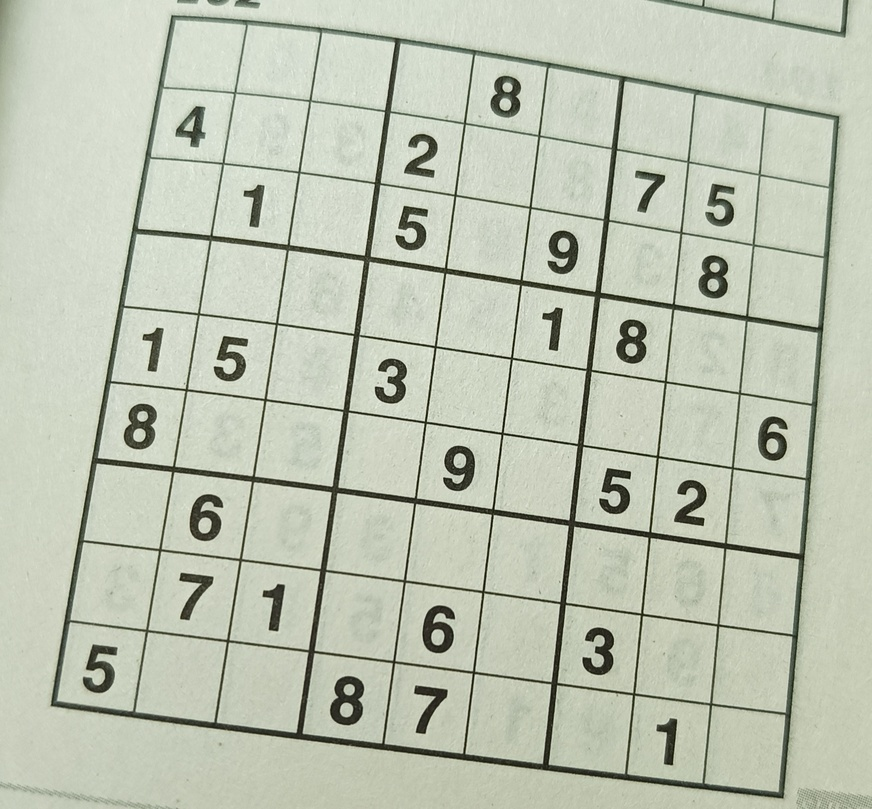
#> input picture Week3/sudoku1.jpg, 872 x 809 px, shrunk from 1830 x 1699 before the run
$ jupyter execute 'Puzzle Extraction.ipynb'
#> lines starting #> are read from the running program, lines starting #| are printed output that depends on the picture; after the words box and inside, x2 and y2 are one past the last pixel; in counts of white or black regions, pixels touching at a corner belong together
[cell 1]
from matplotlib import pyplot as plt
import cv2 as cv
import numpy as np
import imutils
from math import floor

[cell 2]
def imshow(img, st='Untitled Image'):
    img = cv.cvtColor(img, cv.COLOR_BGR2RGB)
    plt.imshow(img)
    plt.title(st)
    plt.show()

[cell 3]
def order_points(pts):
	rect = np.zeros((4, 2), dtype = "float32")
	s = pts.sum(axis = 1)
	rect[0] = pts[np.argmin(s)]
	rect[2] = pts[np.argmax(s)]
	diff = np.diff(pts, axis = 1)
	rect[1] = pts[np.argmin(diff)]
	rect[3] = pts[np.argmax(diff)]
	return rect

[cell 4]
def four_point_transform(image, pts):
	rect = order_points(pts)
	(tl, tr, br, bl) = rect
	widthA = np.sqrt(((br[0] - bl[0]) ** 2) + ((br[1] - bl[1]) ** 2))
	widthB = np.sqrt(((tr[0] - tl[0]) ** 2) + ((tr[1] - tl[1]) ** 2))
	maxWidth = max(int(widthA), int(widthB))
	heightA = np.sqrt(((tr[0] - br[0]) ** 2) + ((tr[1] - br[1]) ** 2))
	heightB = np.sqrt(((tl[0] - bl[0]) ** 2) + ((tl[1] - bl[1]) ** 2))
	maxHeight = max(int(heightA), int(heightB))
	dst = np.array([
		[0, 0],
		[maxWidth - 1, 0],
		[maxWidth - 1, maxHeight - 1],
		[0, maxHeight - 1]], dtype = "float32")
	M = cv.getPerspectiveTransform(rect, dst)
	warped = cv.warpPerspective(image, M, (maxWidth, maxHeight))
	return warped

[cell 5]
img = cv.imread('sudoku1.jpg')
#> img is the input picture: shape (809, 872, 3); mean B, G, R 178.5, 195.7, 189.5
imshow(img)

[cell 6]
img_gray = cv.cvtColor(img, cv.COLOR_BGR2GRAY)
imshow(img_gray)

[cell 7]
img_clean = cv.adaptiveThreshold(img_gray,255,cv.ADAPTIVE_THRESH_GAUSSIAN_C,\
            cv.THRESH_BINARY,11,2)
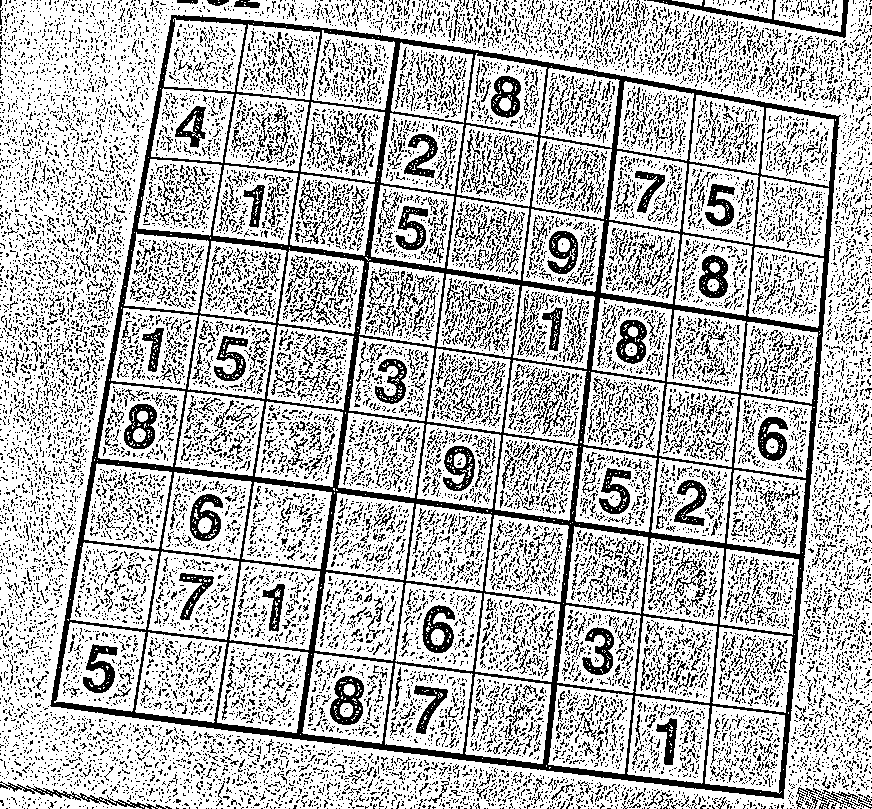
#> img_clean: shape (809, 872); 72.1% white; black in thin lines or dots
ret, img_clean = cv.threshold(img_gray, 130, 255, cv.THRESH_BINARY)
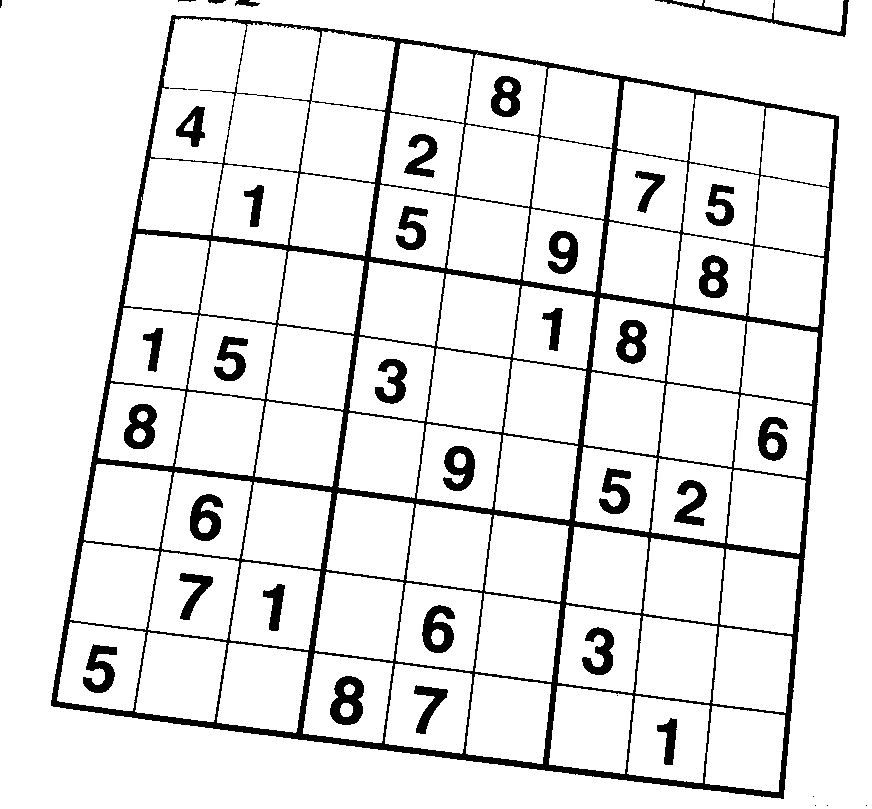
#> img_clean: shape (809, 872); 90.4% white; 41 black regions (8 under 20 px), largest, box (x1, y1, x2, y2) and area: (51, 15, 839, 799) 45809, (330, 676, 364, 725) 1053, (422, 605, 455, 653) 951
imshow(img_clean)

[cell 8]
dummy = img.copy()
area = dummy.shape[0]*dummy.shape[1]
cnt, heirarchy = cv.findContours(img_clean, cv.RETR_TREE, cv.CHAIN_APPROX_SIMPLE)
#> cnt = 143 contours, 11 with area under 20; largest, box (x1, y1, x2, y2) and area: (0, 0, 872, 809) 699866, (50, 14, 840, 800) 498536, (225, 23, 320, 172) 10240, (301, 31, 395, 182) 10220, (151, 18, 246, 163) 9875
puzzle = None
for c in cnt:
    eps = 0.01*cv.arcLength(c, True)
    c = cv.approxPolyDP(c, eps, True)
    # cv.drawContours(dummy, [c], -1, (255, 0, 0), 100, cv.LINE_AA)
    if len(c) == 4 and cv.contourArea(c) < 0.90*area and cv.contourArea(c) > 0.10*area:
        puzzle = c
        print(cv.contourArea(c))
        break
#> this loop made 9 passes
#> (eps, puzzle) on pass 9: (29.4, [[172, 14], [839, 116], [783, 799], [50, 705]])
#> (printed output is left out)
if puzzle is not None:
    dummy = cv.drawContours(dummy, [puzzle], -1, (255, 0, 0), 3, cv.LINE_AA)
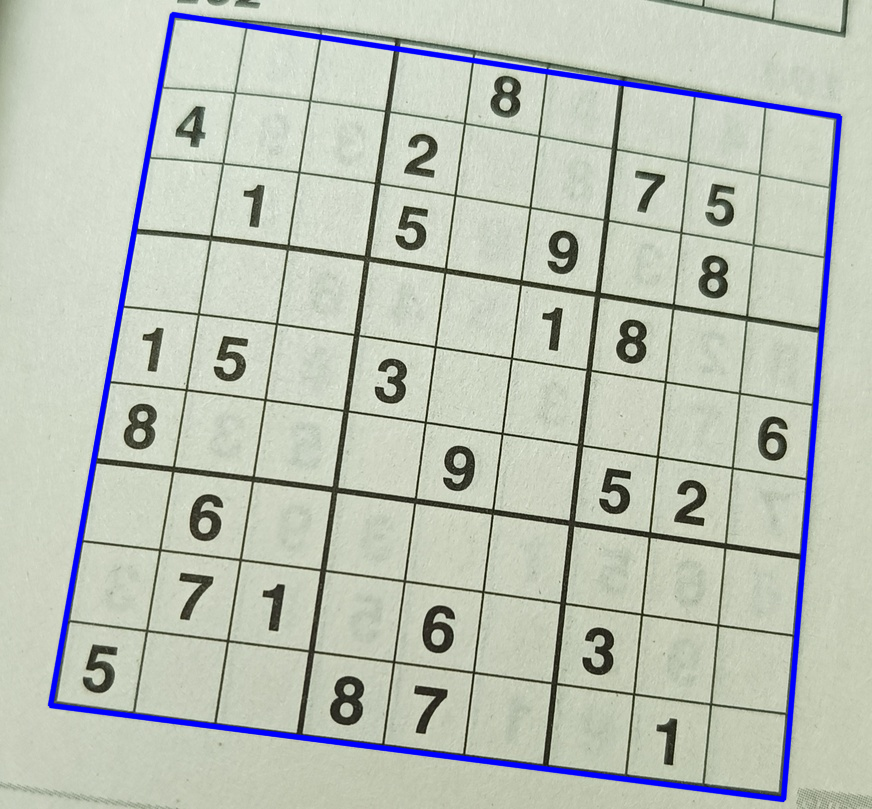
#> dummy: shape (809, 872, 3); 2.76% of pixels changed, all inside (x1, y1, x2, y2) = (47, 11, 843, 803)
else:
    raise Exception('Hello!!!!')

[cell 9]
imshow(dummy)

[cell 10]
puzz = four_point_transform(img, puzzle.reshape(4, 2))
#> in order_points, `s = pts.sum(axis = 1)`: s = [186, 955, 1582, 755]
#> in order_points, `diff = np.diff(pts, axis = 1)`: diff = [-158, -723, 16, 655]
#> in four_point_transform, `rect = order_points(pts)`: rect = [[172, 14], [839, 116], [783, 799], [50, 705]]
#> in four_point_transform, `(tl, tr, br, bl) = rect`: tl = [172, 14]; tr = [839, 116]; br = [783, 799]; bl = [50, 705]
#> in four_point_transform, `widthA = np.sqrt(((br[0] - bl[0]) ** 2) + ((br[1] - bl[1]) ** 2))`: widthA = 739
#> in four_point_transform, `widthB = np.sqrt(((tr[0] - tl[0]) ** 2) + ((tr[1] - tl[1]) ** 2))`: widthB = 674.8
#> in four_point_transform, `maxWidth = max(int(widthA), int(widthB))`: maxWidth = 739
#> in four_point_transform, `heightA = np.sqrt(((tr[0] - br[0]) ** 2) + ((tr[1] - br[1]) ** 2))`: heightA = 685.3
#> in four_point_transform, `heightB = np.sqrt(((tl[0] - bl[0]) ** 2) + ((tl[1] - bl[1]) ** 2))`: heightB = 701.7
#> in four_point_transform, `maxHeight = max(int(heightA), int(heightB))`: maxHeight = 701
#> in four_point_transform, `dst = np.array([ [0, 0], [maxWidth - 1, 0], [maxWidth - 1, maxHeight -..`: dst = [[0, 0], [738, 0], [738, 700], [0, 700]]
#> in four_point_transform, `M = cv.getPerspectiveTransform(rect, dst)`: M = [[1.04, 0.184, -182.2], [-0.164, 1.07, 13.21], [-5.44e-05, 0.000129, 1]]
#> in four_point_transform, `warped = cv.warpPerspective(image, M, (maxWidth, maxHeight))`:
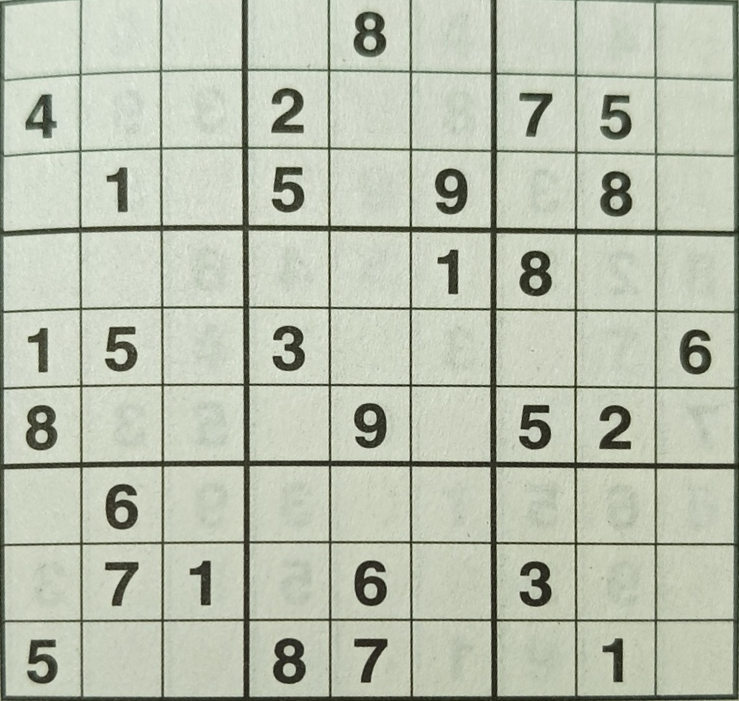
#> warped: shape (701, 739, 3); mean B, G, R 174.8, 191.9, 185.6

[cell 11]
imshow(puzz, 'Sudoku')

[cell 12]
height, width, ch = puzz.shape
height, width = height // 9, width // 9
cell0 = puzz[0:height, 0:width, :]
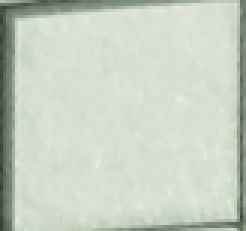
#> cell0: shape (77, 82, 3) (shown 3 times larger); mean B, G, R 194.4, 209.4, 200.5
cell0 = cell0[floor(height*0.1):floor(height*0.9), floor(width*0.1):floor(width*0.9), :]
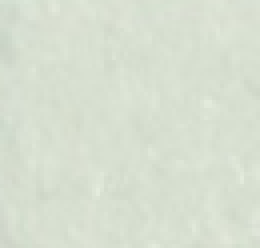
#> cell0: shape (62, 65, 3) (shown 4 times larger); mean B, G, R 208.6, 223.3, 215.5
cell1 = puzz[0:height, width:2*width, :]
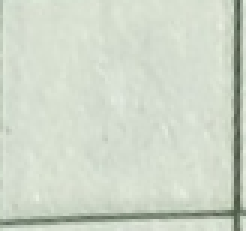
#> cell1: shape (77, 82, 3) (shown 3 times larger); mean B, G, R 200.9, 215.3, 206.9
cell1 = cell1[floor(height*0.1):floor(height*0.9), floor(width*0.1):floor(width*0.9), :]
#> cell1: shape (62, 65, 3)
cell0 = cv.cvtColor(cell0, cv.COLOR_BGR2GRAY)
#> cell0: shape (62, 65)
cell1 = cv.cvtColor(cell1, cv.COLOR_BGR2GRAY)
#> cell1: shape (62, 65)
ret, cell0 = cv.threshold(cell0, 100, 255, cv.THRESH_BINARY_INV)
#> cell0: shape (62, 65); every value is 0
ret, cell1 = cv.threshold(cell1, 100, 255, cv.THRESH_BINARY_INV)
imshow(cell0)
imshow(cell1)

$ run again, with Week3/sudoku2.jpg copied over Week3/sudoku1.jpg
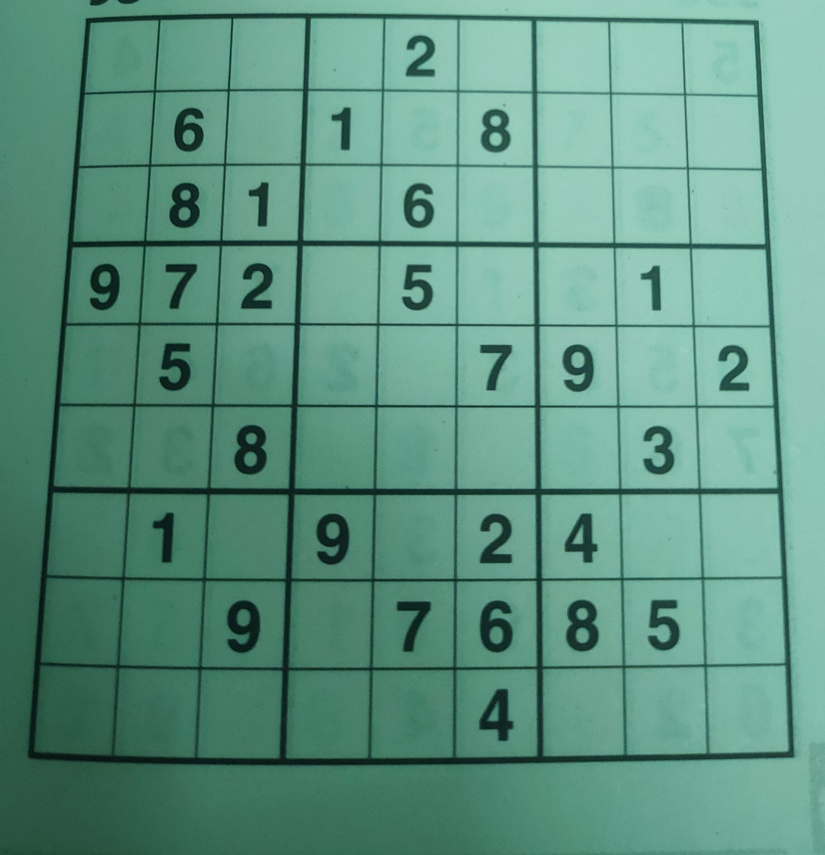
#> input picture Week3/sudoku2.jpg, 825 x 855 px, shrunk from 2045 x 2118 before the run
#> img is the input picture: shape (855, 825, 3); mean B, G, R 130.2, 148.2, 94.5
#> `img_clean = cv.adaptiveThreshold(img_gray,255,cv.ADAPTIVE_THRESH_GAUSS..`:
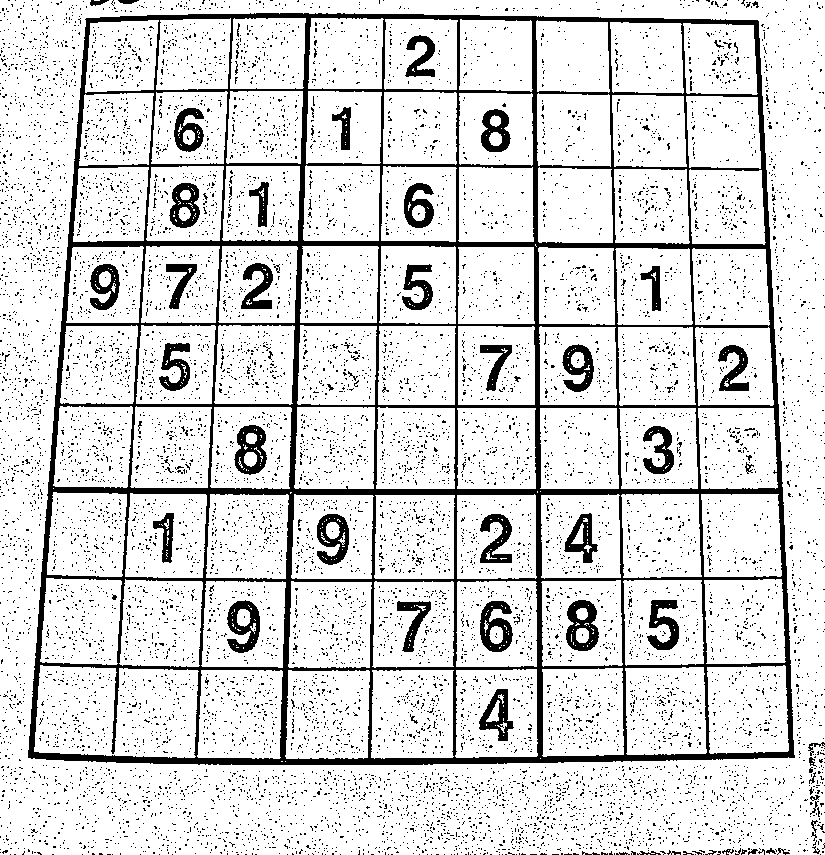
#> img_clean: shape (855, 825); 85.4% white; 11079 black regions (11010 under 20 px), largest, box (x1, y1, x2, y2) and area: (28, 13, 795, 765) 54701, (566, 600, 599, 651) 1006, (227, 600, 260, 653) 986
#> `ret, img_clean = cv.threshold(img_gray, 130, 255, cv.THRESH_BINARY)`:
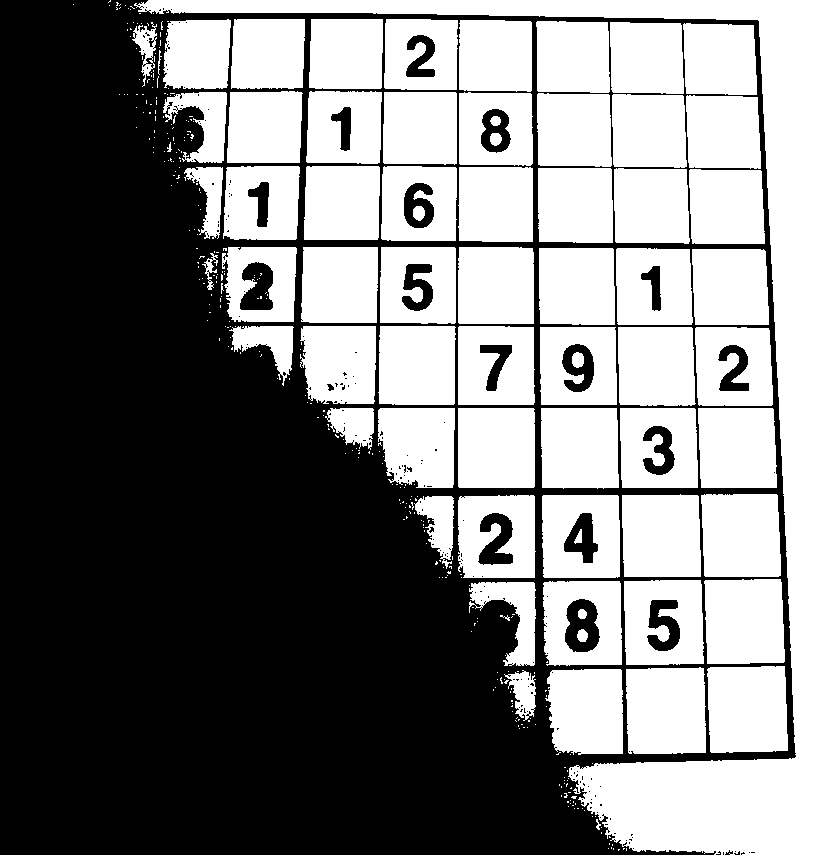
#> img_clean: shape (855, 825); 49.7% white; 376 white regions (305 under 20 px), largest, box (x1, y1, x2, y2) and area: (134, 0, 825, 855) 67019, (626, 667, 706, 754) 6676, (707, 666, 788, 753) 6658
#> img: shape (855, 825, 3); 49.7% white; 376 white regions (305 under 20 px)
#> cnt = 642 contours, 553 with area under 20; largest, box (x1, y1, x2, y2) and area: (134, 0, 825, 855) 65304, (626, 667, 706, 754) 6514, (707, 666, 788, 753) 6497, (624, 580, 704, 665) 6404, (704, 579, 785, 664) 6352
#> the loop `for c in cnt:` made 642 passes
#> (c, eps) on passes 1 to 3: ([[619, 849], [618, 849], [618, 850]], 0.0341), ([[626, 848], [626, 850]], 0.04), ([[624, 848], [623, 848], [623, 849]], 0.0341)

$ run again, with Week3/sudoku3.jpg copied over Week3/sudoku1.jpg
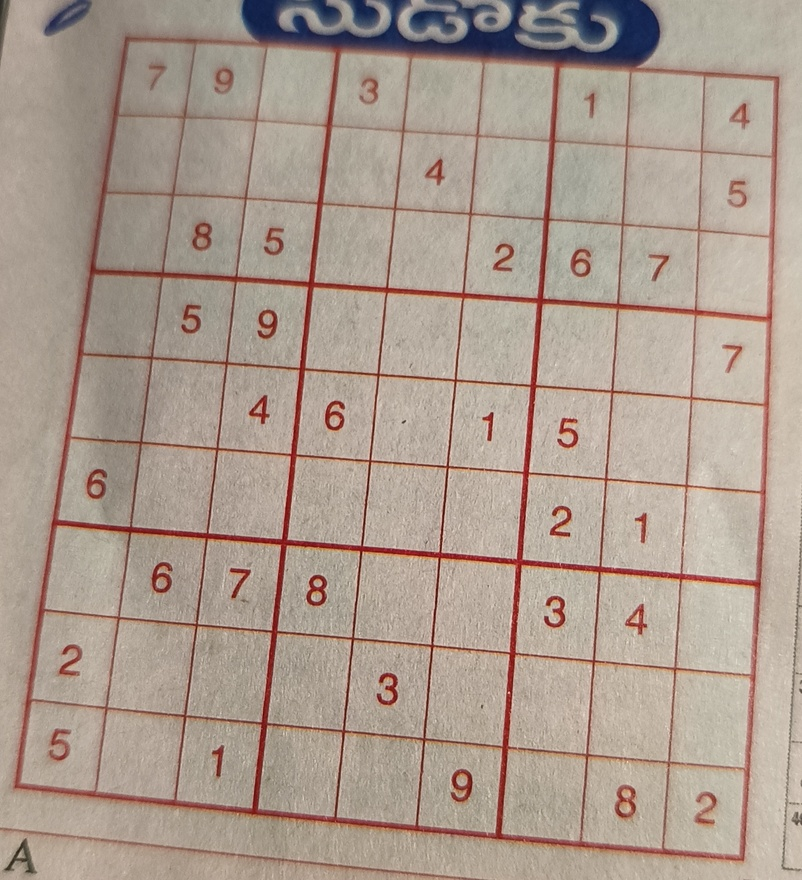
#> input picture Week3/sudoku3.jpg, 802 x 880 px, shrunk from 1830 x 2009 before the run
#> img is the input picture: shape (880, 802, 3); mean B, G, R 143.5, 155.6, 171.9
#> `img_clean = cv.adaptiveThreshold(img_gray,255,cv.ADAPTIVE_THRESH_GAUSS..`:
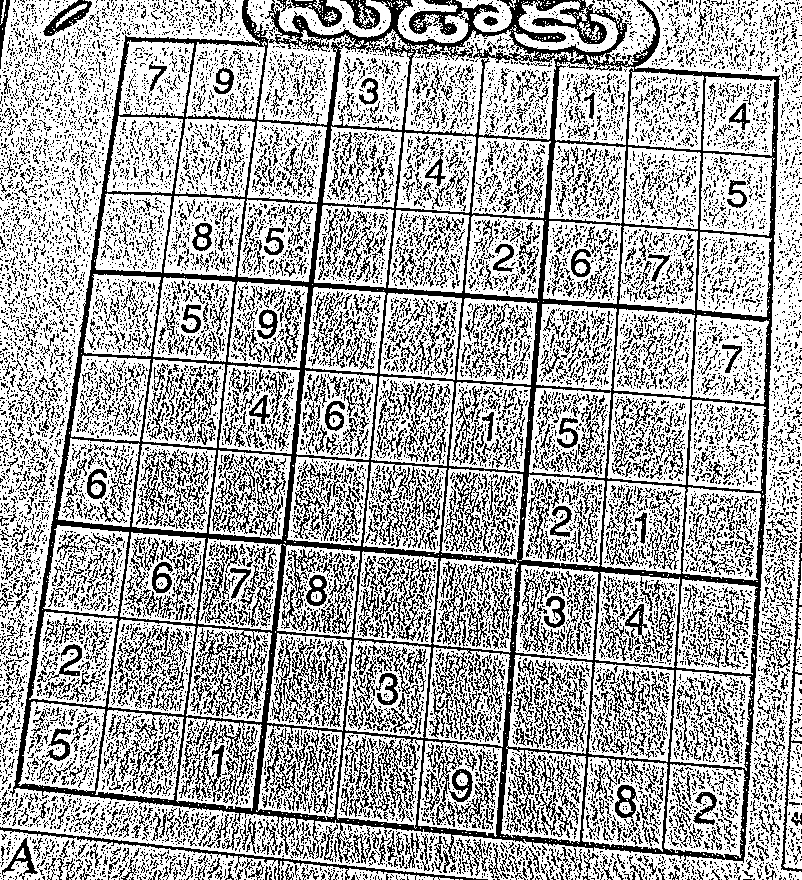
#> img_clean: shape (880, 802); 66.5% white; black in thin lines or dots
#> `ret, img_clean = cv.threshold(img_gray, 130, 255, cv.THRESH_BINARY)`:
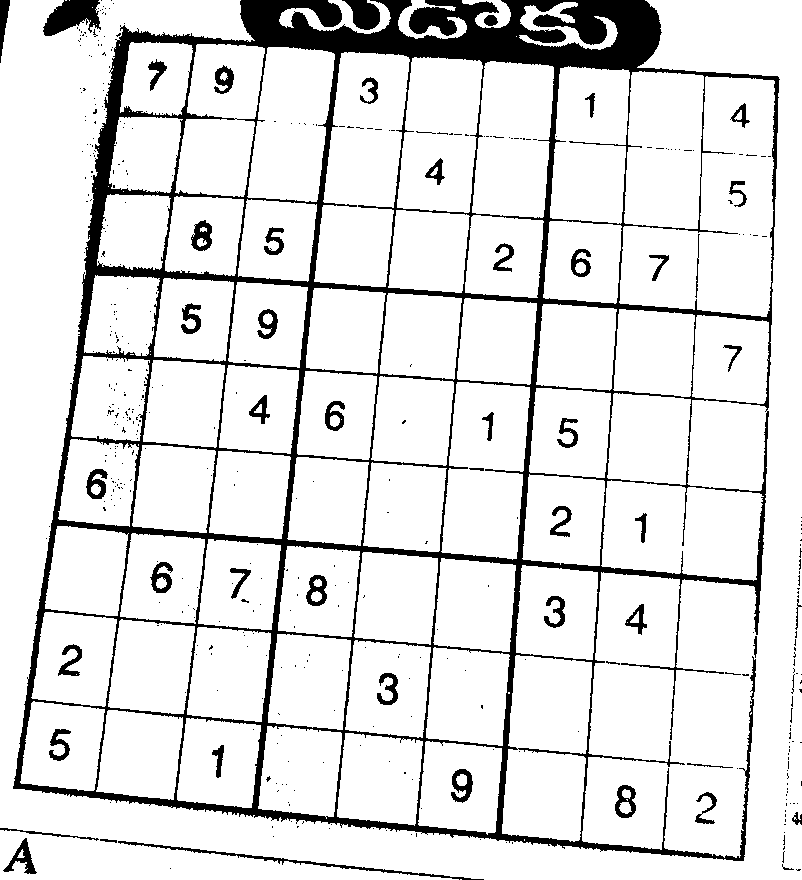
#> img_clean: shape (880, 802); 88.2% white; 462 black regions (409 under 20 px), largest, box (x1, y1, x2, y2) and area: (13, 0, 780, 861) 68753, (43, 0, 101, 36) 1328, (118, 841, 484, 880) 926
#> img: shape (880, 802, 3); 88.2% white; 462 black regions (409 under 20 px)
#> cnt = 649 contours, 506 with area under 20; largest, box (x1, y1, x2, y2) and area: (0, 0, 802, 880) 180272, (619, 71, 775, 317) 33343, (314, 52, 410, 287) 15874, (502, 655, 592, 842) 13528, (601, 480, 764, 581) 13110
#> the loop `for c in cnt:` made 649 passes
#> (c, eps) on passes 1, 2, 4: ([[460, 879], [461, 879]], 0.02), ([[524, 839], [524, 840]], 0.02), ([[420, 808], [421, 807], [422, 808], [421, 809]], 0.0566)
